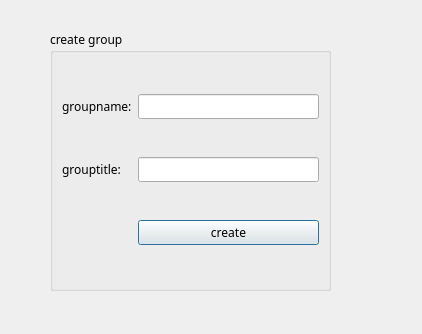
<?xml version="1.0" encoding="UTF-8"?>
<ui version="4.0">
 <class>creategroup</class>
 <widget class="QDialog" name="creategroup">
  <property name="geometry">
   <rect>
    <x>0</x>
    <y>0</y>
    <width>422</width>
    <height>334</height>
   </rect>
  </property>
  <property name="windowTitle">
   <string>Dialog</string>
  </property>
  <widget class="QGroupBox" name="groupBox">
   <property name="geometry">
    <rect>
     <x>50</x>
     <y>30</y>
     <width>281</width>
     <height>261</height>
    </rect>
   </property>
   <property name="font">
    <font>
     <family>MV Boli</family>
    </font>
   </property>
   <property name="title">
    <string>create group</string>
   </property>
   <layout class="QGridLayout" name="gridLayout">
    <item row="0" column="0">
     <widget class="QLabel" name="label">
      <property name="font">
       <font>
        <family>MV Boli</family>
       </font>
      </property>
      <property name="text">
       <string>groupname:</string>
      </property>
     </widget>
    </item>
    <item row="0" column="1">
     <widget class="QLineEdit" name="lineEdit_group_name"/>
    </item>
    <item row="1" column="0">
     <widget class="QLabel" name="label_2">
      <property name="text">
       <string>grouptitle:</string>
      </property>
     </widget>
    </item>
    <item row="1" column="1">
     <widget class="QLineEdit" name="lineEdit_group_title"/>
    </item>
    <item row="2" column="1">
     <widget class="QPushButton" name="pushButton_create_group">
      <property name="text">
       <string>create</string>
      </property>
     </widget>
    </item>
   </layout>
  </widget>
 </widget>
 <resources/>
 <connections/>
</ui>
